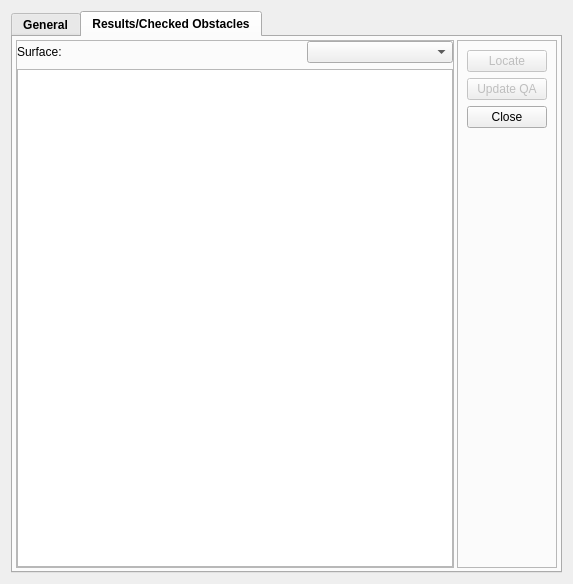
<?xml version="1.0" encoding="UTF-8"?>
<ui version="4.0">
 <class>Dialog</class>
 <widget class="QDialog" name="Dialog">
  <property name="geometry">
   <rect>
    <x>0</x>
    <y>0</y>
    <width>548</width>
    <height>584</height>
   </rect>
  </property>
  <property name="windowTitle">
   <string>PinS Visual Segment for Departures</string>
  </property>
  <layout class="QVBoxLayout" name="verticalLayout_8">
   <item>
    <widget class="QTabWidget" name="tabControls">
     <property name="font">
      <font>
       <family>Arial</family>
       <weight>75</weight>
       <bold>true</bold>
      </font>
     </property>
     <property name="autoFillBackground">
      <bool>false</bool>
     </property>
     <property name="styleSheet">
      <string notr="true"/>
     </property>
     <property name="currentIndex">
      <number>1</number>
     </property>
     <widget class="QWidget" name="tab_General">
      <attribute name="title">
       <string>General</string>
      </attribute>
      <layout class="QHBoxLayout" name="horizontalLayout_29">
       <property name="margin">
        <number>3</number>
       </property>
       <item>
        <widget class="QFrame" name="frame_2">
         <property name="frameShape">
          <enum>QFrame::StyledPanel</enum>
         </property>
         <property name="frameShadow">
          <enum>QFrame::Raised</enum>
         </property>
         <layout class="QVBoxLayout" name="verticalLayout_2">
          <property name="spacing">
           <number>0</number>
          </property>
          <property name="margin">
           <number>0</number>
          </property>
          <item>
           <widget class="QGroupBox" name="groupBox_20">
            <property name="title">
             <string>Parameters</string>
            </property>
            <layout class="QVBoxLayout" name="verticalLayout_5">
             <item>
              <widget class="QFrame" name="frame_58">
               <property name="frameShape">
                <enum>QFrame::NoFrame</enum>
               </property>
               <property name="frameShadow">
                <enum>QFrame::Raised</enum>
               </property>
               <layout class="QHBoxLayout" name="horizontalLayout_58">
                <property name="spacing">
                 <number>0</number>
                </property>
                <property name="margin">
                 <number>0</number>
                </property>
                <item>
                 <widget class="QLabel" name="label_66">
                  <property name="minimumSize">
                   <size>
                    <width>250</width>
                    <height>0</height>
                   </size>
                  </property>
                  <property name="font">
                   <font>
                    <weight>50</weight>
                    <bold>false</bold>
                   </font>
                  </property>
                  <property name="text">
                   <string>Visual Segment Type:</string>
                  </property>
                 </widget>
                </item>
                <item>
                 <widget class="QComboBox" name="cmbSegmentType">
                  <property name="sizePolicy">
                   <sizepolicy hsizetype="Expanding" vsizetype="Fixed">
                    <horstretch>0</horstretch>
                    <verstretch>0</verstretch>
                   </sizepolicy>
                  </property>
                  <property name="font">
                   <font>
                    <weight>50</weight>
                    <bold>false</bold>
                   </font>
                  </property>
                 </widget>
                </item>
               </layout>
              </widget>
             </item>
             <item>
              <widget class="QFrame" name="frame_DepartureType">
               <property name="frameShape">
                <enum>QFrame::NoFrame</enum>
               </property>
               <property name="frameShadow">
                <enum>QFrame::Raised</enum>
               </property>
               <layout class="QHBoxLayout" name="horizontalLayout_59">
                <property name="spacing">
                 <number>0</number>
                </property>
                <property name="margin">
                 <number>0</number>
                </property>
                <item>
                 <widget class="QLabel" name="label_67">
                  <property name="minimumSize">
                   <size>
                    <width>250</width>
                    <height>0</height>
                   </size>
                  </property>
                  <property name="font">
                   <font>
                    <weight>50</weight>
                    <bold>false</bold>
                   </font>
                  </property>
                  <property name="text">
                   <string>Departure Type:</string>
                  </property>
                 </widget>
                </item>
                <item>
                 <widget class="QComboBox" name="cmbDepartureType">
                  <property name="sizePolicy">
                   <sizepolicy hsizetype="Expanding" vsizetype="Fixed">
                    <horstretch>0</horstretch>
                    <verstretch>0</verstretch>
                   </sizepolicy>
                  </property>
                  <property name="font">
                   <font>
                    <weight>50</weight>
                    <bold>false</bold>
                   </font>
                  </property>
                 </widget>
                </item>
               </layout>
              </widget>
             </item>
             <item>
              <widget class="QFrame" name="frame_61">
               <property name="frameShape">
                <enum>QFrame::NoFrame</enum>
               </property>
               <property name="frameShadow">
                <enum>QFrame::Raised</enum>
               </property>
               <layout class="QHBoxLayout" name="horizontalLayout_60">
                <property name="spacing">
                 <number>0</number>
                </property>
                <property name="margin">
                 <number>0</number>
                </property>
                <item>
                 <widget class="QLabel" name="label_68">
                  <property name="minimumSize">
                   <size>
                    <width>250</width>
                    <height>0</height>
                   </size>
                  </property>
                  <property name="font">
                   <font>
                    <weight>50</weight>
                    <bold>false</bold>
                   </font>
                  </property>
                  <property name="text">
                   <string>Visual Segment Design Gradient [VSDG] (%):</string>
                  </property>
                 </widget>
                </item>
                <item>
                 <widget class="QLineEdit" name="txtVSDG">
                  <property name="font">
                   <font>
                    <weight>50</weight>
                    <bold>false</bold>
                   </font>
                  </property>
                  <property name="text">
                   <string>5</string>
                  </property>
                 </widget>
                </item>
               </layout>
              </widget>
             </item>
             <item>
              <widget class="QFrame" name="frame_TakeOffSurfaceTrack">
               <property name="frameShape">
                <enum>QFrame::NoFrame</enum>
               </property>
               <property name="frameShadow">
                <enum>QFrame::Raised</enum>
               </property>
               <layout class="QHBoxLayout" name="horizontalLayout_61">
                <property name="spacing">
                 <number>0</number>
                </property>
                <property name="margin">
                 <number>0</number>
                </property>
                <item>
                 <widget class="QLabel" name="label_69">
                  <property name="minimumSize">
                   <size>
                    <width>250</width>
                    <height>0</height>
                   </size>
                  </property>
                  <property name="font">
                   <font>
                    <weight>50</weight>
                    <bold>false</bold>
                   </font>
                  </property>
                  <property name="text">
                   <string>Out-bound Take-off Surface Track():</string>
                  </property>
                 </widget>
                </item>
                <item>
                 <widget class="QFrame" name="frame_APV_5">
                  <property name="frameShape">
                   <enum>QFrame::StyledPanel</enum>
                  </property>
                  <property name="frameShadow">
                   <enum>QFrame::Raised</enum>
                  </property>
                  <layout class="QHBoxLayout" name="horizontalLayout_9">
                   <property name="spacing">
                    <number>0</number>
                   </property>
                   <property name="margin">
                    <number>0</number>
                   </property>
                   <item>
                    <widget class="QLineEdit" name="txtTakeOffSurfaceTrack">
                     <property name="enabled">
                      <bool>true</bool>
                     </property>
                     <property name="font">
                      <font>
                       <weight>50</weight>
                       <bold>false</bold>
                      </font>
                     </property>
                     <property name="text">
                      <string>73.32</string>
                     </property>
                    </widget>
                   </item>
                   <item>
                    <widget class="QToolButton" name="btnCaptureSurfaceTrack">
                     <property name="text">
                      <string/>
                     </property>
                     <property name="icon">
                      <iconset>
                       <normaloff>:/gnss_item/coordinate_capture.png</normaloff>:/gnss_item/coordinate_capture.png</iconset>
                     </property>
                    </widget>
                   </item>
                  </layout>
                 </widget>
                </item>
               </layout>
              </widget>
             </item>
             <item>
              <widget class="QFrame" name="frame_54">
               <property name="frameShape">
                <enum>QFrame::NoFrame</enum>
               </property>
               <property name="frameShadow">
                <enum>QFrame::Raised</enum>
               </property>
               <layout class="QHBoxLayout" name="horizontalLayout_47">
                <property name="spacing">
                 <number>0</number>
                </property>
                <property name="margin">
                 <number>0</number>
                </property>
                <item>
                 <widget class="QLabel" name="label_55">
                  <property name="minimumSize">
                   <size>
                    <width>250</width>
                    <height>0</height>
                   </size>
                  </property>
                  <property name="font">
                   <font>
                    <weight>50</weight>
                    <bold>false</bold>
                   </font>
                  </property>
                  <property name="text">
                   <string>Minimum (ft):</string>
                  </property>
                 </widget>
                </item>
                <item>
                 <widget class="QComboBox" name="cmbMCAH">
                  <property name="font">
                   <font>
                    <weight>50</weight>
                    <bold>false</bold>
                   </font>
                  </property>
                 </widget>
                </item>
                <item>
                 <widget class="QLineEdit" name="txtMCAH">
                  <property name="font">
                   <font>
                    <weight>50</weight>
                    <bold>false</bold>
                   </font>
                  </property>
                  <property name="text">
                   <string>500</string>
                  </property>
                 </widget>
                </item>
               </layout>
              </widget>
             </item>
             <item>
              <widget class="QFrame" name="frame_MOC">
               <property name="frameShape">
                <enum>QFrame::NoFrame</enum>
               </property>
               <property name="frameShadow">
                <enum>QFrame::Raised</enum>
               </property>
               <layout class="QHBoxLayout" name="horizontalLayout_62">
                <property name="spacing">
                 <number>0</number>
                </property>
                <property name="margin">
                 <number>0</number>
                </property>
                <item>
                 <widget class="QLabel" name="label_70">
                  <property name="minimumSize">
                   <size>
                    <width>250</width>
                    <height>0</height>
                   </size>
                  </property>
                  <property name="font">
                   <font>
                    <weight>50</weight>
                    <bold>false</bold>
                   </font>
                  </property>
                  <property name="text">
                   <string>MOC (m):</string>
                  </property>
                 </widget>
                </item>
                <item>
                 <widget class="QLineEdit" name="txtMOC">
                  <property name="font">
                   <font>
                    <weight>50</weight>
                    <bold>false</bold>
                   </font>
                  </property>
                  <property name="text">
                   <string>30</string>
                  </property>
                 </widget>
                </item>
               </layout>
              </widget>
             </item>
             <item>
              <widget class="QFrame" name="frame_Limitation">
               <property name="frameShape">
                <enum>QFrame::StyledPanel</enum>
               </property>
               <property name="frameShadow">
                <enum>QFrame::Raised</enum>
               </property>
               <layout class="QHBoxLayout" name="horizontalLayout_2">
                <item>
                 <widget class="QCheckBox" name="chbLeftTurnProhibited">
                  <property name="minimumSize">
                   <size>
                    <width>250</width>
                    <height>0</height>
                   </size>
                  </property>
                  <property name="font">
                   <font>
                    <weight>50</weight>
                    <bold>false</bold>
                   </font>
                  </property>
                  <property name="text">
                   <string>Left turn prohibited</string>
                  </property>
                 </widget>
                </item>
                <item>
                 <widget class="QCheckBox" name="chbRightTurnProhibited">
                  <property name="font">
                   <font>
                    <weight>50</weight>
                    <bold>false</bold>
                   </font>
                  </property>
                  <property name="layoutDirection">
                   <enum>Qt::LeftToRight</enum>
                  </property>
                  <property name="text">
                   <string>Right turn prohibited</string>
                  </property>
                 </widget>
                </item>
               </layout>
              </widget>
             </item>
             <item>
              <widget class="QGroupBox" name="grbIDF">
               <property name="title">
                <string>Initial Departure Fix (IDF)</string>
               </property>
               <layout class="QVBoxLayout" name="verticalLayout_IDF">
                <item>
                 <widget class="QFrame" name="frame_TrackFrom">
                  <property name="frameShape">
                   <enum>QFrame::NoFrame</enum>
                  </property>
                  <property name="frameShadow">
                   <enum>QFrame::Raised</enum>
                  </property>
                  <layout class="QHBoxLayout" name="horizontalLayout_63">
                   <property name="spacing">
                    <number>0</number>
                   </property>
                   <property name="margin">
                    <number>0</number>
                   </property>
                   <item>
                    <widget class="QLabel" name="label_71">
                     <property name="minimumSize">
                      <size>
                       <width>240</width>
                       <height>0</height>
                      </size>
                     </property>
                     <property name="font">
                      <font>
                       <weight>50</weight>
                       <bold>false</bold>
                      </font>
                     </property>
                     <property name="text">
                      <string>Track From ():</string>
                     </property>
                    </widget>
                   </item>
                   <item>
                    <widget class="QFrame" name="frame_APV_6">
                     <property name="frameShape">
                      <enum>QFrame::StyledPanel</enum>
                     </property>
                     <property name="frameShadow">
                      <enum>QFrame::Raised</enum>
                     </property>
                     <layout class="QHBoxLayout" name="horizontalLayout_10">
                      <property name="spacing">
                       <number>0</number>
                      </property>
                      <property name="margin">
                       <number>0</number>
                      </property>
                      <item>
                       <widget class="QLineEdit" name="txtTrackFrom">
                        <property name="enabled">
                         <bool>true</bool>
                        </property>
                        <property name="font">
                         <font>
                          <weight>50</weight>
                          <bold>false</bold>
                         </font>
                        </property>
                        <property name="text">
                         <string>60</string>
                        </property>
                       </widget>
                      </item>
                      <item>
                       <widget class="QToolButton" name="btnCaptureTrackFrom">
                        <property name="text">
                         <string/>
                        </property>
                        <property name="icon">
                         <iconset>
                          <normaloff>:/gnss_item/coordinate_capture.png</normaloff>:/gnss_item/coordinate_capture.png</iconset>
                        </property>
                       </widget>
                      </item>
                     </layout>
                    </widget>
                   </item>
                  </layout>
                 </widget>
                </item>
               </layout>
              </widget>
             </item>
             <item>
              <widget class="QGroupBox" name="grbHRP">
               <property name="title">
                <string>Heliport</string>
               </property>
               <layout class="QVBoxLayout" name="verticalLayout_HRP">
                <item>
                 <widget class="QFrame" name="frame_64">
                  <property name="frameShape">
                   <enum>QFrame::NoFrame</enum>
                  </property>
                  <property name="frameShadow">
                   <enum>QFrame::Raised</enum>
                  </property>
                  <layout class="QHBoxLayout" name="horizontalLayout_64">
                   <property name="spacing">
                    <number>0</number>
                   </property>
                   <property name="margin">
                    <number>0</number>
                   </property>
                   <item>
                    <widget class="QLabel" name="label_72">
                     <property name="minimumSize">
                      <size>
                       <width>240</width>
                       <height>0</height>
                      </size>
                     </property>
                     <property name="font">
                      <font>
                       <weight>50</weight>
                       <bold>false</bold>
                      </font>
                     </property>
                     <property name="text">
                      <string>Safety Area Length (m):</string>
                     </property>
                    </widget>
                   </item>
                   <item>
                    <widget class="QFrame" name="frame_APV_7">
                     <property name="frameShape">
                      <enum>QFrame::StyledPanel</enum>
                     </property>
                     <property name="frameShadow">
                      <enum>QFrame::Raised</enum>
                     </property>
                     <layout class="QHBoxLayout" name="horizontalLayout_11">
                      <property name="spacing">
                       <number>0</number>
                      </property>
                      <property name="margin">
                       <number>0</number>
                      </property>
                      <item>
                       <widget class="QLineEdit" name="txtHSAL">
                        <property name="enabled">
                         <bool>true</bool>
                        </property>
                        <property name="font">
                         <font>
                          <weight>50</weight>
                          <bold>false</bold>
                         </font>
                        </property>
                        <property name="text">
                         <string>30</string>
                        </property>
                       </widget>
                      </item>
                      <item>
                       <widget class="QToolButton" name="btnCaptureHSAL">
                        <property name="text">
                         <string/>
                        </property>
                        <property name="icon">
                         <iconset>
                          <normaloff>:/gnss_item/coordinate_capture.png</normaloff>:/gnss_item/coordinate_capture.png</iconset>
                        </property>
                       </widget>
                      </item>
                     </layout>
                    </widget>
                   </item>
                  </layout>
                 </widget>
                </item>
                <item>
                 <widget class="QFrame" name="frame_65">
                  <property name="frameShape">
                   <enum>QFrame::NoFrame</enum>
                  </property>
                  <property name="frameShadow">
                   <enum>QFrame::Raised</enum>
                  </property>
                  <layout class="QHBoxLayout" name="horizontalLayout_65">
                   <property name="spacing">
                    <number>0</number>
                   </property>
                   <property name="margin">
                    <number>0</number>
                   </property>
                   <item>
                    <widget class="QLabel" name="label_73">
                     <property name="minimumSize">
                      <size>
                       <width>240</width>
                       <height>0</height>
                      </size>
                     </property>
                     <property name="font">
                      <font>
                       <weight>50</weight>
                       <bold>false</bold>
                      </font>
                     </property>
                     <property name="text">
                      <string>Safety Area Width (m):</string>
                     </property>
                    </widget>
                   </item>
                   <item>
                    <widget class="QFrame" name="frame_APV_8">
                     <property name="frameShape">
                      <enum>QFrame::StyledPanel</enum>
                     </property>
                     <property name="frameShadow">
                      <enum>QFrame::Raised</enum>
                     </property>
                     <layout class="QHBoxLayout" name="horizontalLayout_12">
                      <property name="spacing">
                       <number>0</number>
                      </property>
                      <property name="margin">
                       <number>0</number>
                      </property>
                      <item>
                       <widget class="QLineEdit" name="txtHSAW">
                        <property name="enabled">
                         <bool>true</bool>
                        </property>
                        <property name="font">
                         <font>
                          <weight>50</weight>
                          <bold>false</bold>
                         </font>
                        </property>
                        <property name="text">
                         <string>30</string>
                        </property>
                       </widget>
                      </item>
                      <item>
                       <widget class="QToolButton" name="btnCaptureHSAW">
                        <property name="text">
                         <string/>
                        </property>
                        <property name="icon">
                         <iconset>
                          <normaloff>:/gnss_item/coordinate_capture.png</normaloff>:/gnss_item/coordinate_capture.png</iconset>
                        </property>
                       </widget>
                      </item>
                     </layout>
                    </widget>
                   </item>
                  </layout>
                 </widget>
                </item>
               </layout>
              </widget>
             </item>
             <item>
              <widget class="QFrame" name="frame_66">
               <property name="frameShape">
                <enum>QFrame::NoFrame</enum>
               </property>
               <property name="frameShadow">
                <enum>QFrame::Raised</enum>
               </property>
               <layout class="QHBoxLayout" name="horizontalLayout_66">
                <property name="spacing">
                 <number>0</number>
                </property>
                <property name="margin">
                 <number>0</number>
                </property>
                <item>
                 <widget class="QLabel" name="label_74">
                  <property name="minimumSize">
                   <size>
                    <width>250</width>
                    <height>0</height>
                   </size>
                  </property>
                  <property name="font">
                   <font>
                    <weight>50</weight>
                    <bold>false</bold>
                   </font>
                  </property>
                  <property name="text">
                   <string>Construction Type:</string>
                  </property>
                 </widget>
                </item>
                <item>
                 <widget class="QComboBox" name="cmbConstructionType">
                  <property name="sizePolicy">
                   <sizepolicy hsizetype="Expanding" vsizetype="Fixed">
                    <horstretch>0</horstretch>
                    <verstretch>0</verstretch>
                   </sizepolicy>
                  </property>
                  <property name="font">
                   <font>
                    <weight>50</weight>
                    <bold>false</bold>
                   </font>
                  </property>
                 </widget>
                </item>
               </layout>
              </widget>
             </item>
            </layout>
           </widget>
          </item>
          <item>
           <spacer name="verticalSpacer_3">
            <property name="orientation">
             <enum>Qt::Vertical</enum>
            </property>
            <property name="sizeHint" stdset="0">
             <size>
              <width>20</width>
              <height>40</height>
             </size>
            </property>
           </spacer>
          </item>
         </layout>
        </widget>
       </item>
       <item>
        <widget class="QFrame" name="frame_38">
         <property name="maximumSize">
          <size>
           <width>100</width>
           <height>16777215</height>
          </size>
         </property>
         <property name="frameShape">
          <enum>QFrame::StyledPanel</enum>
         </property>
         <property name="frameShadow">
          <enum>QFrame::Raised</enum>
         </property>
         <layout class="QVBoxLayout" name="verticalLayout_7">
          <item>
           <widget class="QPushButton" name="btnOpenData">
            <property name="font">
             <font>
              <weight>50</weight>
              <bold>false</bold>
             </font>
            </property>
            <property name="text">
             <string>Open Data</string>
            </property>
           </widget>
          </item>
          <item>
           <widget class="QPushButton" name="btnSaveData">
            <property name="font">
             <font>
              <weight>50</weight>
              <bold>false</bold>
             </font>
            </property>
            <property name="text">
             <string>Save Data</string>
            </property>
           </widget>
          </item>
          <item>
           <widget class="QPushButton" name="btnConstruct">
            <property name="font">
             <font>
              <weight>50</weight>
              <bold>false</bold>
             </font>
            </property>
            <property name="text">
             <string>Construct</string>
            </property>
           </widget>
          </item>
          <item>
           <widget class="QPushButton" name="btnEvaluate">
            <property name="font">
             <font>
              <weight>50</weight>
              <bold>false</bold>
             </font>
            </property>
            <property name="text">
             <string>Evaluate</string>
            </property>
           </widget>
          </item>
          <item>
           <widget class="QPushButton" name="btnUpdateQA">
            <property name="enabled">
             <bool>false</bool>
            </property>
            <property name="font">
             <font>
              <weight>50</weight>
              <bold>false</bold>
             </font>
            </property>
            <property name="text">
             <string>Update QA</string>
            </property>
           </widget>
          </item>
          <item>
           <widget class="QPushButton" name="btnExportResult">
            <property name="font">
             <font>
              <weight>50</weight>
              <bold>false</bold>
             </font>
            </property>
            <property name="text">
             <string>Export Result</string>
            </property>
           </widget>
          </item>
          <item>
           <widget class="QPushButton" name="btnClose">
            <property name="font">
             <font>
              <weight>50</weight>
              <bold>false</bold>
             </font>
            </property>
            <property name="text">
             <string>Close</string>
            </property>
           </widget>
          </item>
          <item>
           <spacer name="verticalSpacer">
            <property name="orientation">
             <enum>Qt::Vertical</enum>
            </property>
            <property name="sizeHint" stdset="0">
             <size>
              <width>20</width>
              <height>40</height>
             </size>
            </property>
           </spacer>
          </item>
         </layout>
        </widget>
       </item>
      </layout>
     </widget>
     <widget class="QWidget" name="tab_Results">
      <attribute name="title">
       <string>Results/Checked Obstacles</string>
      </attribute>
      <layout class="QHBoxLayout" name="horizontalLayout_3">
       <property name="spacing">
        <number>3</number>
       </property>
       <property name="margin">
        <number>3</number>
       </property>
       <item>
        <widget class="QFrame" name="frame_3">
         <property name="frameShape">
          <enum>QFrame::StyledPanel</enum>
         </property>
         <property name="frameShadow">
          <enum>QFrame::Raised</enum>
         </property>
         <layout class="QVBoxLayout" name="verticalLayout_6">
          <property name="spacing">
           <number>6</number>
          </property>
          <property name="margin">
           <number>0</number>
          </property>
          <item>
           <widget class="QFrame" name="frame_117">
            <property name="frameShape">
             <enum>QFrame::NoFrame</enum>
            </property>
            <property name="frameShadow">
             <enum>QFrame::Raised</enum>
            </property>
            <layout class="QHBoxLayout" name="horizontalLayout_105">
             <property name="spacing">
              <number>0</number>
             </property>
             <property name="margin">
              <number>0</number>
             </property>
             <item>
              <widget class="QLabel" name="label_126">
               <property name="minimumSize">
                <size>
                 <width>290</width>
                 <height>0</height>
                </size>
               </property>
               <property name="font">
                <font>
                 <weight>50</weight>
                 <bold>false</bold>
                </font>
               </property>
               <property name="text">
                <string>Surface:</string>
               </property>
              </widget>
             </item>
             <item>
              <widget class="QComboBox" name="cmbSurface">
               <property name="sizePolicy">
                <sizepolicy hsizetype="Expanding" vsizetype="Fixed">
                 <horstretch>0</horstretch>
                 <verstretch>0</verstretch>
                </sizepolicy>
               </property>
               <property name="font">
                <font>
                 <family>Arial</family>
                 <weight>50</weight>
                 <bold>false</bold>
                </font>
               </property>
              </widget>
             </item>
            </layout>
           </widget>
          </item>
          <item>
           <widget class="QTableView" name="tblObstacles">
            <property name="font">
             <font>
              <family>Arial</family>
             </font>
            </property>
           </widget>
          </item>
         </layout>
        </widget>
       </item>
       <item>
        <widget class="QFrame" name="frame">
         <property name="maximumSize">
          <size>
           <width>100</width>
           <height>16777215</height>
          </size>
         </property>
         <property name="frameShape">
          <enum>QFrame::StyledPanel</enum>
         </property>
         <property name="frameShadow">
          <enum>QFrame::Raised</enum>
         </property>
         <layout class="QVBoxLayout" name="verticalLayout_4">
          <item>
           <widget class="QPushButton" name="btnLocate">
            <property name="enabled">
             <bool>false</bool>
            </property>
            <property name="font">
             <font>
              <weight>50</weight>
              <bold>false</bold>
             </font>
            </property>
            <property name="text">
             <string>Locate</string>
            </property>
           </widget>
          </item>
          <item>
           <widget class="QPushButton" name="btnUpdateQA_2">
            <property name="enabled">
             <bool>false</bool>
            </property>
            <property name="font">
             <font>
              <weight>50</weight>
              <bold>false</bold>
             </font>
            </property>
            <property name="text">
             <string>Update QA</string>
            </property>
           </widget>
          </item>
          <item>
           <widget class="QPushButton" name="btnClose_2">
            <property name="font">
             <font>
              <weight>50</weight>
              <bold>false</bold>
             </font>
            </property>
            <property name="text">
             <string>Close</string>
            </property>
           </widget>
          </item>
          <item>
           <spacer name="verticalSpacer_2">
            <property name="orientation">
             <enum>Qt::Vertical</enum>
            </property>
            <property name="sizeHint" stdset="0">
             <size>
              <width>20</width>
              <height>40</height>
             </size>
            </property>
           </spacer>
          </item>
         </layout>
        </widget>
       </item>
      </layout>
     </widget>
    </widget>
   </item>
  </layout>
 </widget>
 <resources/>
 <connections/>
</ui>
